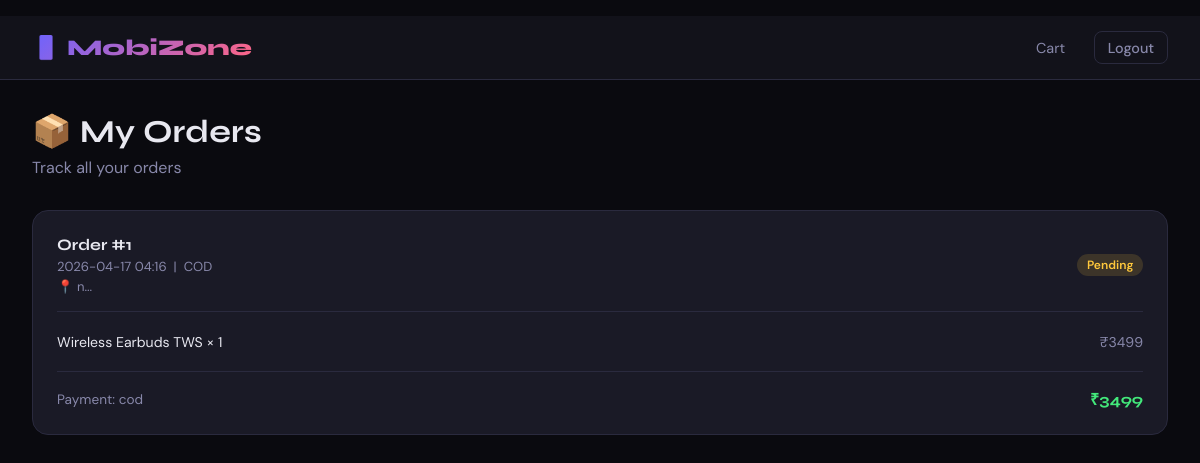
Screenshot of /my-orders (signed in) with the database file from the repository.
### tables this page shows
CREATE TABLE orders (
            id INTEGER PRIMARY KEY AUTOINCREMENT,
            user_id INTEGER NOT NULL,
            total REAL NOT NULL,
            payment_method TEXT DEFAULT 'cod',
            status TEXT DEFAULT 'Pending',
            address TEXT,
            created_at TEXT DEFAULT CURRENT_TIMESTAMP,
            FOREIGN KEY(user_id) REFERENCES users(id)
        );

CREATE TABLE order_items (
            id INTEGER PRIMARY KEY AUTOINCREMENT,
            order_id INTEGER,
            product_id INTEGER,
            quantity INTEGER,
            price REAL,
            FOREIGN KEY(order_id) REFERENCES orders(id),
            FOREIGN KEY(product_id) REFERENCES products(id)
        );

CREATE TABLE products (
            id INTEGER PRIMARY KEY AUTOINCREMENT,
            name TEXT NOT NULL,
            description TEXT,
            price REAL NOT NULL,
            stock INTEGER DEFAULT 0,
            category TEXT,
            image_url TEXT DEFAULT '/static/images/default.png',
            created_at TEXT DEFAULT CURRENT_TIMESTAMP
        );

### mobile_shop/app.py (the view)
@app.route('/my-orders')
@login_required
def my_orders():
    db = get_db()
    orders = db.execute(
        "SELECT * FROM orders WHERE user_id=? ORDER BY created_at DESC",
        (session['user_id'],)
    ).fetchall()
    order_details = []
    for o in orders:
        items = db.execute(
            '''SELECT oi.quantity, oi.price, p.name
               FROM order_items oi
               JOIN products p ON oi.product_id = p.id
               WHERE oi.order_id = ?''',
            (o['id'],)
        ).fetchall()
        order_details.append({
            'order': dict(o),
            'order_items': [dict(item) for item in items]
        })
    db.close()
    return render_template('customer/orders.html', order_details=order_details)

### mobile_shop/app.py (called while the page is built)
def get_db():
    conn = sqlite3.connect(DB)
    conn.row_factory = sqlite3.Row
    return conn

def login_required(f):
    @wraps(f)
    def decorated(*args, **kwargs):
        if 'user_id' not in session:
            flash('Please login first.', 'warning')
            return redirect(url_for('login'))
        return f(*args, **kwargs)
    return decorated

### mobile_shop/templates/customer/orders.html (shortened to what this page needs)
{% extends 'base.html' %}
{% block content %}
<nav class="top-nav">
  <a href="{{ url_for('customer_home') }}" class="nav-brand">📱 MobiZone</a>
  <div class="nav-links">
    <a href="{{ url_for('cart') }}">Cart</a>
    <a href="{{ url_for('logout') }}" class="btn btn-outline btn-sm">Logout</a>
  </div>
</nav>
<div class="container">
  <div class="page-header"><h1>📦 My Orders</h1><p>Track all your orders</p></div>
  {% if order_details %}
    {% for od in order_details %}
    <div class="order-card">
      <div class="order-header">
        <div>
          <div class="order-id">Order #{{ od.order.id }}</div>
          <div class="order-meta">{{ od.order.created_at[:16] }} &nbsp;|&nbsp; {{ od.order.payment_method|upper }}</div>
          {% if od.order.address %}<div class="order-meta" style="margin-top:.2rem;">📍 {{ od.order.address[:60] }}...</div>{% endif %}
        </div>
        <span class="badge badge-{{ od.order.status|lower }}">{{ od.order.status }}</span>
      </div>
      <div class="order-items-list">
        {% for item in od.order_items %}
        <div class="order-item-row">
          <span>{{ item.name }} × {{ item.quantity }}</span>
          <span style="color:var(--muted);">₹{{ "%.0f"|format(item.price * item.quantity) }}</span>
        </div>
        {% endfor %}
      </div>
      <div class="order-footer">
        <span style="color:var(--muted);font-size:.85rem;">Payment: {{ od.order.payment_method }}</span>
        <span style="font-family:'Syne',sans-serif;font-weight:700;color:var(--accent3);">₹{{ "%.0f"|format(od.order.total) }}</span>
      </div>
    </div>
    {% endfor %}
  {% endif %}
</div>
{% endblock %}

### mobile_shop/templates/base.html (style rules this page uses)
:root { --bg: #0a0a0f; --surface: #12121a; --card: #1a1a26; --border: #2a2a3e; --accent: #6c63ff; --accent2: #ff6584; --accent3: #43e97b; --text: #e8e8f0; --muted: #8888aa; --white: #ffffff; }
* { margin:0; padding:0; box-sizing:border-box; }
body { background:var(--bg); color:var(--text); font-family:'DM Sans',sans-serif; min-height:100vh; }
h1,h2,h3,h4 { font-family:'Syne',sans-serif; }
nav { background:var(--surface); border-bottom:1px solid var(--border); padding:0 2rem; display:flex; align-items:center; justify-content:space-between; height:64px; position:sticky; top:0; z-index:100; }
.nav-brand { font-family:'Syne',sans-serif; font-size:1.4rem; font-weight:800; background:linear-gradient(135deg,var(--accent),var(--accent2)); -webkit-background-clip:text; -webkit-text-fill-color:transparent; text-decoration:none; }
.nav-links { display:flex; gap:1rem; align-items:center; }
.nav-links a { color:var(--muted); text-decoration:none; font-size:.9rem; padding:.4rem .8rem; border-radius:8px; transition:.2s; }
.btn { display:inline-flex; align-items:center; gap:.5rem; padding:.5rem 1.2rem; border-radius:10px; border:none; cursor:pointer; font-family:'DM Sans',sans-serif; font-size:.9rem; font-weight:500; text-decoration:none; transition:.2s; }
.btn-outline { background:transparent; color:var(--text); border:1px solid var(--border); }
.btn-sm { padding:.3rem .8rem; font-size:.8rem; }
.badge { display:inline-block; padding:.2rem .6rem; border-radius:20px; font-size:.75rem; font-weight:600; }
.badge-pending { background:rgba(255,200,60,.15); color:#ffc83c; }
.container { max-width:1200px; margin:0 auto; padding:2rem; }
.page-header { margin-bottom:2rem; }
.page-header h1 { font-size:2rem; margin-bottom:.4rem; }
.page-header p { color:var(--muted); }

### mobile_shop/templates/customer/orders.html (style rules this page uses)
.top-nav { background:var(--surface); border-bottom:1px solid var(--border); padding:0 2rem; display:flex; align-items:center; justify-content:space-between; height:64px; }
.order-card { background:var(--card); border:1px solid var(--border); border-radius:16px; padding:1.5rem; margin-bottom:1.2rem; }
.order-header { display:flex; justify-content:space-between; align-items:center; margin-bottom:1rem; padding-bottom:1rem; border-bottom:1px solid var(--border); }
.order-id { font-family:'Syne',sans-serif; font-weight:700; }
.order-meta { color:var(--muted); font-size:.82rem; margin-top:.2rem; }
.order-items-list { display:flex; flex-direction:column; gap:.4rem; margin-bottom:1rem; }
.order-item-row { display:flex; justify-content:space-between; font-size:.88rem; padding:.3rem 0; }
.order-footer { display:flex; justify-content:space-between; align-items:center; padding-top:1rem; border-top:1px solid var(--border); }

### rows the page displays
orders: order.id "1", order "2026-04-17 04:16", order.payment_method "COD", order "n", order.status "Pending", order.payment_method "cod", order.total "3499"
order_items: name "Wireless Earbuds TWS", quantity "1", item.price*item.quantity "3499"
